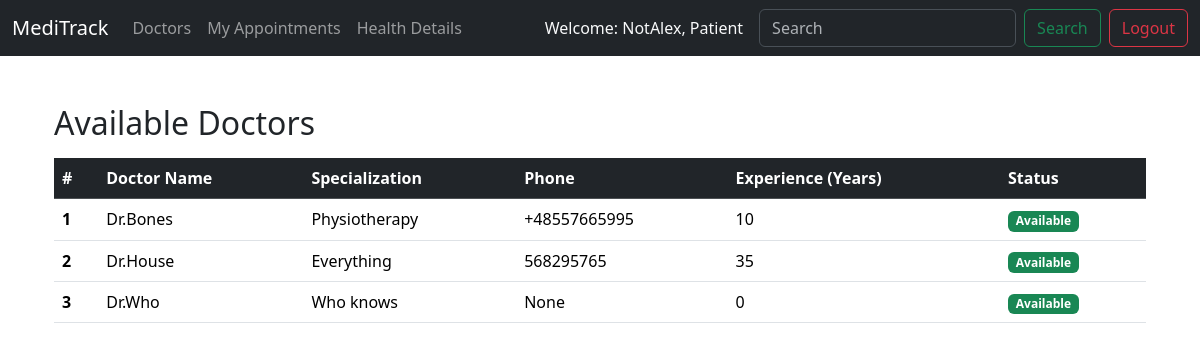
The page /doctors/ (signed in) on the database its author committed.
### apps/home/models.py (models this page shows, shortened)
class User(AbstractUser):
    ROLE_CHOICES = (
        ("admin", "Admin"),
        ("doctor", "Doctor"),
        ("patient", "Patient"),
    )
    role = models.CharField(max_length=10, choices=ROLE_CHOICES, default="patient")

### apps/doctors/models.py (models this page shows, shortened)
class Doctor(models.Model):
    user = models.OneToOneField(settings.AUTH_USER_MODEL,
                                on_delete=models.CASCADE,
                                related_name="doctor",
                                limit_choices_to={"role": "doctor"})
    specialization = models.CharField(max_length=100, blank=True, null=True)
    phone = models.CharField(max_length=15, blank=True, null=True)
    experience_years = models.PositiveIntegerField(blank=True, null=True)
    available = models.BooleanField(default=True)

### apps/patients/views.py (the view)
# urls.py: path("doctors/", views.view_doctors, name="patients_templates"),
@login_required
@role_required("patient")
def view_doctors(request):
    doctors = Doctor.objects.filter(available=True)
    return render(request, "patients_templates/view_doctors.html", {"doctors": doctors})

### templates/patients_templates/view_doctors.html
{% extends "base.html" %}
{% block content %}
<div class="container mt-4">
    <h2 class="mb-3">Available Doctors</h2>
    {% if doctors %}
        <table class="table table-hover">
            <thead class="table-dark">
                <tr>
                    <th scope="col">#</th>
                    <th scope="col">Doctor Name</th>
                    <th scope="col">Specialization</th>
                    <th scope="col">Phone</th>
                    <th scope="col">Experience (Years)</th>
                    <th scope="col">Status</th>
                </tr>
            </thead>
            <tbody>
                {% for doctor in doctors %}
                <tr>
                    <th scope="row">{{ forloop.counter }}</th>
                    <td> {{ doctor.user.username }} {{ doctor.user.last_name }}</td>
                    <td>{{ doctor.specialization }}</td>
                    <td>{{ doctor.phone }}</td>
                    <td>{{ doctor.experience_years }}</td>
                    <td>
                        {% if doctor.available %}
                            <span class="badge bg-success">Available</span>
                        {% else %}
                            <span class="badge bg-danger">Unavailable</span>
                        {% endif %}
                    </td>
                </tr>
                {% endfor %}
            </tbody>
        </table>
    {% else %}
        <div class="alert alert-warning" role="alert">
            No doctors are available at the moment.
        </div>
    {% endif %}
</div>
{% endblock %}

### templates/navbar.html (shortened to what this page needs)
<nav class="navbar navbar-expand-lg bg-dark" data-bs-theme="dark">
  <div class="container-fluid">
    <a class="navbar-brand" href="{% url 'home' %}">MediTrack</a>
    <div class="collapse navbar-collapse" id="navbarScroll">
      <ul class="navbar-nav me-auto my-2 my-lg-0 navbar-nav-scroll">
        {% if user.is_authenticated %}
          {% if user.role == "doctor" %}
            <li class="nav-item">
              <a class="nav-link" href="{% url 'view_appointments' %}">Appointments</a>
            </li>
            <li class="nav-item">
              <a class="nav-link" href="{% url 'view_patients' %}">Patients</a>
            </li>
          {% elif user.role == "patient" %}
            <li class="nav-item">
              <a class="nav-link" href="{% url 'patients_templates' %}">Doctors</a>
            </li>
            <li class="nav-item">
              <a class="nav-link" href="{% url 'list_appointments' %}">My Appointments</a>
            </li>
            <li class="nav-item">
              <a class="nav-link" href="{% url 'update_patient_details' %}">Health Details</a>
            </li>
          {% endif %}
        {% endif %}
      </ul>
      {% if user.is_authenticated %}
        <span class="text-light me-3">Welcome: {{ user.username|capfirst }}, {{ user.role|capfirst }}</span>
        <div class="d-flex align-items-center">
          <form class="d-flex me-2" role="search">
            <input class="form-control me-2" type="search" placeholder="Search" aria-label="Search">
            <button class="btn btn-outline-success" type="submit">Search</button>
          </form>
          <form action="{% url 'logout' %}" method="post" style="display: inline;">
            <button type="submit" class="btn btn-outline-danger">Logout</button>
          </form>
        </div>
      {% endif %}
    </div>
  </div>
</nav>

### rows shown on the page
User: username "NotAlex", role "Patient"
Doctor: user.username "Dr.Bones", specialization "Physiotherapy", phone "+48557665995", experience_years "10", available "Available"
Doctor: user.username "Dr.House", specialization "Everything", phone "568295765", experience_years "35", available "Available"
Doctor: user.username "Dr.Who", specialization "Who knows", phone "None", experience_years "0", available "Available"
